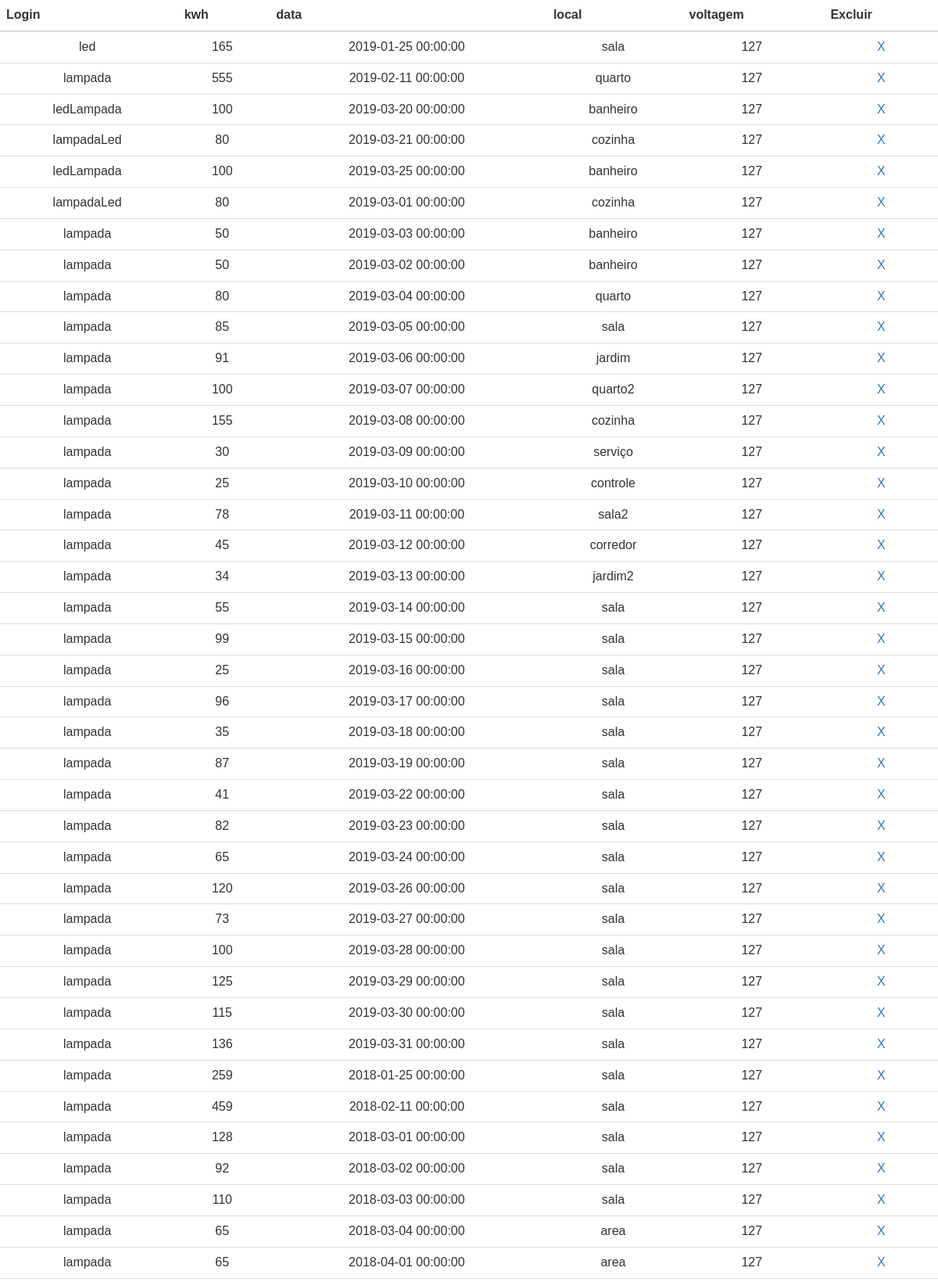
The app's page /sensores/lampada_lista.php (upper part) with its own data.
### tables this page shows
CREATE TABLE IF NOT EXISTS `lampada` (
  `idlampada` int(11) NOT NULL AUTO_INCREMENT,
  `marca` varchar(150) NOT NULL,
  `kwh` varchar(150) NOT NULL,
  `data` datetime NOT NULL,
  `local` varchar(150) NOT NULL,
  `voltagem` varchar(150) NOT NULL,
  PRIMARY KEY (`idlampada`)
);

### sensores/lampada_lista.php (the view, shortened to what this page needs)
<?php
$consulta = mysql_query("select * from lampada");
?>
<!DOCTYPE html>
<html>
<head>
    <link rel="stylesheet" href="assets/bootstrap/css/bootstrap.min.css">
    <link rel="stylesheet" href="assets/font-awesome/css/font-awesome.min.css">
    <link rel="stylesheet" href="assets/css/form-elements.css">
    <link href="css/style.css" rel="stylesheet">
</head>
<body>
  <form action="deletar_lampada.php" method="POST">
<table class="table table-hover">
  <thead>
    <tr class="row100 head">
      <th>Login</th>
      <th>kwh</th>
      <th>data</th>
      <th>local</th>
      <th>voltagem</th>
      <th>Excluir</th>
    </tr>
  </thead>
  <tbody>
    <?php
      while($linhas = mysql_fetch_object($consulta)) {
    ?>
    <tr class="row100 body">
      <td><?php echo $linhas->marca;?>&nbsp;</td>
      <td><?php echo $linhas->kwh;?>&nbsp; </td>
      <td><?php echo $linhas->data;?>&nbsp;</td>
      <td><?php echo $linhas->local;?>&nbsp; </td>
      <td><?php echo $linhas->voltagem;?>&nbsp; </td>
      <td><a href="deletar_lampada.php?codigo=<?php echo $linhas->ID;?>" class="style2">X</a></td>
    </tr>
    <?php
    }
    ?>
  </tbody>
</table>
</body>
</html>

### assets/css/style.css (style rules this page uses)
body { font-family: 'arial', sans-serif; font-size: 16px; font-weight: 300; line-height: 30px; text-align: center; }

### records on screen
lampada: marca "led", kwh "165", data "2019-01-25 00:00:00", local "sala", voltagem "127"
lampada: marca "lampada", kwh "555", data "2019-02-11 00:00:00", local "quarto", voltagem "127"
lampada: marca "ledLampada", kwh "100", data "2019-03-20 00:00:00", local "banheiro", voltagem "127"
lampada: marca "lampadaLed", kwh "80", data "2019-03-21 00:00:00", local "cozinha", voltagem "127"
lampada: marca "ledLampada", kwh "100", data "2019-03-25 00:00:00", local "banheiro", voltagem "127"
lampada: marca "lampadaLed", kwh "80", data "2019-03-01 00:00:00", local "cozinha", voltagem "127"
lampada: marca "lampada", kwh "50", data "2019-03-03 00:00:00", local "banheiro", voltagem "127"
lampada: marca "lampada", kwh "50", data "2019-03-02 00:00:00", local "banheiro", voltagem "127"
lampada: marca "lampada", kwh "80", data "2019-03-04 00:00:00", local "quarto", voltagem "127"
lampada: marca "lampada", kwh "85", data "2019-03-05 00:00:00", local "sala", voltagem "127"
lampada: marca "lampada", kwh "91", data "2019-03-06 00:00:00", local "jardim", voltagem "127"
lampada: marca "lampada", kwh "100", data "2019-03-07 00:00:00", local "quarto2", voltagem "127"
lampada: marca "lampada", kwh "155", data "2019-03-08 00:00:00", local "cozinha", voltagem "127"
lampada: marca "lampada", kwh "30", data "2019-03-09 00:00:00", local "serviço", voltagem "127"
lampada: marca "lampada", kwh "25", data "2019-03-10 00:00:00", local "controle", voltagem "127"
lampada: marca "lampada", kwh "78", data "2019-03-11 00:00:00", local "sala2", voltagem "127"
lampada: marca "lampada", kwh "45", data "2019-03-12 00:00:00", local "corredor", voltagem "127"
lampada: marca "lampada", kwh "34", data "2019-03-13 00:00:00", local "jardim2", voltagem "127"
lampada: marca "lampada", kwh "55", data "2019-03-14 00:00:00", local "sala", voltagem "127"
lampada: marca "lampada", kwh "99", data "2019-03-15 00:00:00", local "sala", voltagem "127"
lampada: marca "lampada", kwh "25", data "2019-03-16 00:00:00", local "sala", voltagem "127"
lampada: marca "lampada", kwh "96", data "2019-03-17 00:00:00", local "sala", voltagem "127"
lampada: marca "lampada", kwh "35", data "2019-03-18 00:00:00", local "sala", voltagem "127"
lampada: marca "lampada", kwh "87", data "2019-03-19 00:00:00", local "sala", voltagem "127"
lampada: marca "lampada", kwh "41", data "2019-03-22 00:00:00", local "sala", voltagem "127"
lampada: marca "lampada", kwh "82", data "2019-03-23 00:00:00", local "sala", voltagem "127"
lampada: marca "lampada", kwh "65", data "2019-03-24 00:00:00", local "sala", voltagem "127"
lampada: marca "lampada", kwh "120", data "2019-03-26 00:00:00", local "sala", voltagem "127"
lampada: marca "lampada", kwh "73", data "2019-03-27 00:00:00", local "sala", voltagem "127"
lampada: marca "lampada", kwh "100", data "2019-03-28 00:00:00", local "sala", voltagem "127"
lampada: marca "lampada", kwh "125", data "2019-03-29 00:00:00", local "sala", voltagem "127"
lampada: marca "lampada", kwh "115", data "2019-03-30 00:00:00", local "sala", voltagem "127"
lampada: marca "lampada", kwh "136", data "2019-03-31 00:00:00", local "sala", voltagem "127"
lampada: marca "lampada", kwh "259", data "2018-01-25 00:00:00", local "sala", voltagem "127"
lampada: marca "lampada", kwh "459", data "2018-02-11 00:00:00", local "sala", voltagem "127"
lampada: marca "lampada", kwh "128", data "2018-03-01 00:00:00", local "sala", voltagem "127"
lampada: marca "lampada", kwh "92", data "2018-03-02 00:00:00", local "sala", voltagem "127"
lampada: marca "lampada", kwh "110", data "2018-03-03 00:00:00", local "sala", voltagem "127"
lampada: marca "lampada", kwh "65", data "2018-03-04 00:00:00", local "area", voltagem "127"
lampada: marca "lampada", kwh "65", data "2018-04-01 00:00:00", local "area", voltagem "127"
